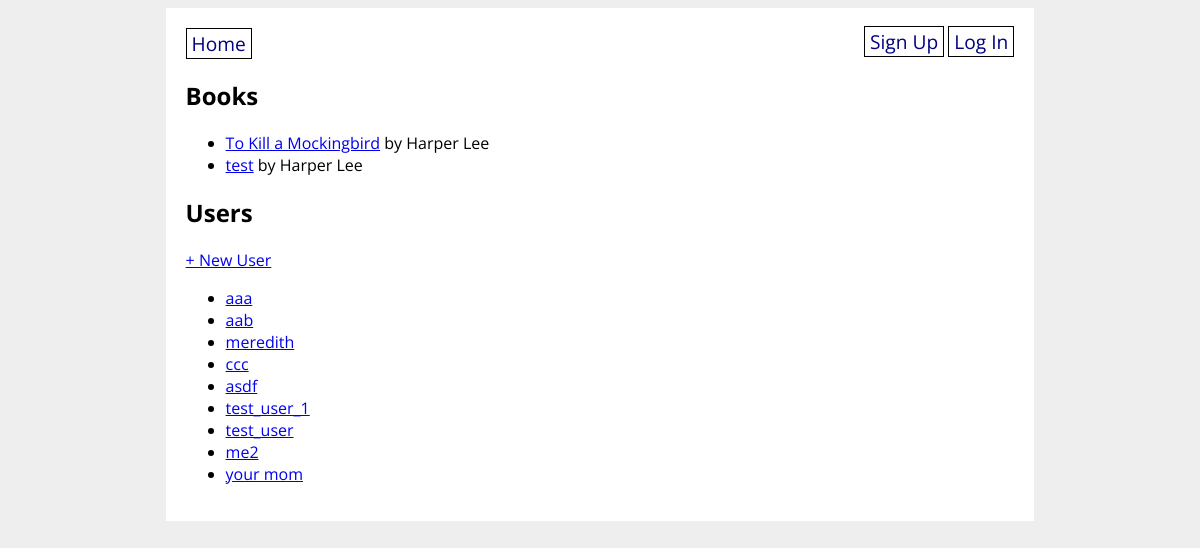
The page / on the database its author committed.
### books_app/models.py (models this page shows, shortened)
class Book(db.Model):
    id = db.Column(db.Integer, primary_key=True)
    title = db.Column(db.String(80), nullable=False)
    publish_date = db.Column(db.Date)
    author_id = db.Column(db.Integer, db.ForeignKey('author.id'), nullable=False)
    author = db.relationship('Author', back_populates='books')
    audience = db.Column(db.Enum(Audience), default=Audience.ALL)
    genres = db.relationship(
        'Genre', secondary='book_genre', back_populates='books')
    users_who_favorited = db.relationship(
        'User', secondary='user_book', back_populates='favorite_books')

class Author(db.Model):
    id = db.Column(db.Integer, primary_key=True)
    name = db.Column(db.String(80), nullable=False)
    biography = db.Column(db.String(200))
    books = db.relationship('Book', back_populates='author')

class User(UserMixin, db.Model):
    id = db.Column(db.Integer, primary_key=True)
    username = db.Column(db.String(80), nullable=False, unique=True)
    password = db.Column(db.String(200), nullable=False)
    favorite_books = db.relationship(
        'Book', secondary='user_book', back_populates='users_who_favorited')

### books_app/main/routes.py (the view)
@main.route('/')
def homepage():
    all_books = Book.query.all()
    all_users = User.query.all()
    return render_template('home.html',
        all_books=all_books, all_users=all_users)

### books_app/templates/home.html
{% extends 'base.html' %}
{% block content %}
<h2>Books</h2>
<ul>
{% for book in all_books %}
    <li><a href="/book/{{ book.id }}">{{ book.title }}</a> by {{ book.author.name }}</li>
{% endfor %}
</ul>
<h2>Users</h2>
<p>
    <a href="/create_user">+ New User</a>
</p>
<ul>
    {% for user in all_users %}
        <li><a href="/profile/{{ user.username }}">{{ user.username }}</a></li>
    {% endfor %}
</ul>
{% endblock %}

### books_app/templates/base.html (shortened to what this page needs)
<!DOCTYPE html>
<html>
    <head>
        <link rel="stylesheet" href="/static/style.css">
    </head>
    <body>
        <div id="content">
            <nav>
                <a href="/">Home</a>
                <div>
                    {% if current_user.is_authenticated %}
                    <a href="/create_book">Create Book</a>
                    <a href="/create_author">Create Author</a>
                    <a href="/create_genre">Create Genre</a>
                    <a href="/logout">Log Out</a>
                    {% else %}
                    <a href="/signup">Sign Up</a>
                    <a href="/login">Log In</a>
                    {% endif %}
                </div>
            </nav>
            {% block content %}{% endblock %}
        </div>
    </body>
</html>

### books_app/static/style.css (style rules this page uses)
body { display: flex; flex-direction: column; align-items: center; background-color: #eee; font-family: 'Open Sans', sans-serif; }
#content { width: 70%; background-color: white; padding: 20px; }
nav { width: 100%; display: flex; flex-direction: row; justify-content: space-between; }
nav a { color: navy; text-decoration: none; border: 1px solid black; padding: 1px 5px; font-size: 1.2em; }

### rows shown on the page
Book: title "To Kill a Mockingbird", author.name "Harper Lee"
Book: title "test", author.name "Harper Lee"
User: username "aaa"
User: username "aab"
User: username "meredith"
User: username "ccc"
User: username "asdf"
User: username "test_user_1"
User: username "test_user"
User: username "me2"
User: username "your mom"
